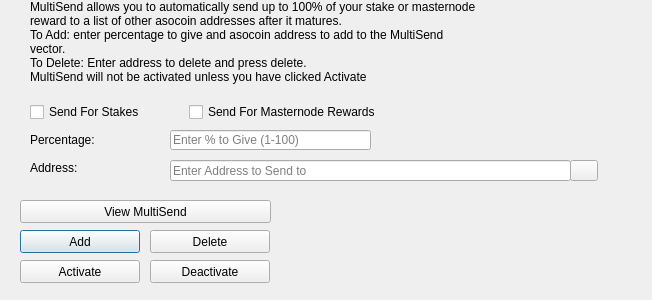
<?xml version="1.0" encoding="UTF-8"?>
<ui version="4.0">
 <class>MultiSendDialog</class>
 <widget class="QDialog" name="MultiSendDialog">
  <property name="windowModality">
   <enum>Qt::NonModal</enum>
  </property>
  <property name="geometry">
   <rect>
    <x>0</x>
    <y>0</y>
    <width>652</width>
    <height>300</height>
   </rect>
  </property>
  <property name="windowTitle">
   <string>MultiSend</string>
  </property>
  <widget class="QLineEdit" name="multiSendPercentEdit">
   <property name="geometry">
    <rect>
     <x>170</x>
     <y>130</y>
     <width>201</width>
     <height>20</height>
    </rect>
   </property>
   <property name="toolTip">
    <string>Enter whole numbers 1 - 100</string>
   </property>
   <property name="placeholderText">
    <string>Enter % to Give (1-100)</string>
   </property>
  </widget>
  <widget class="QLineEdit" name="multiSendAddressEdit">
   <property name="geometry">
    <rect>
     <x>170</x>
     <y>160</y>
     <width>401</width>
     <height>21</height>
    </rect>
   </property>
   <property name="toolTip">
    <string/>
   </property>
   <property name="placeholderText">
    <string>Enter Address to Send to</string>
   </property>
  </widget>
  <widget class="QLabel" name="label_2">
   <property name="geometry">
    <rect>
     <x>30</x>
     <y>0</y>
     <width>451</width>
     <height>121</height>
    </rect>
   </property>
   <property name="lineWidth">
    <number>1</number>
   </property>
   <property name="text">
    <string>MultiSend allows you to automatically send up to 100% of your stake or masternode reward to a list of other asocoin addresses after it matures.
To Add: enter percentage to give and asocoin address to add to the MultiSend vector.
To Delete: Enter address to delete and press delete.
MultiSend will not be activated unless you have clicked Activate</string>
   </property>
   <property name="alignment">
    <set>Qt::AlignLeading|Qt::AlignLeft|Qt::AlignTop</set>
   </property>
   <property name="wordWrap">
    <bool>true</bool>
   </property>
  </widget>
  <widget class="QLabel" name="message">
   <property name="geometry">
    <rect>
     <x>290</x>
     <y>200</y>
     <width>351</width>
     <height>91</height>
    </rect>
   </property>
   <property name="text">
    <string/>
   </property>
  </widget>
  <widget class="QPushButton" name="addButton">
   <property name="geometry">
    <rect>
     <x>20</x>
     <y>230</y>
     <width>120</width>
     <height>23</height>
    </rect>
   </property>
   <property name="toolTip">
    <string/>
   </property>
   <property name="statusTip">
    <string>Add to MultiSend Vector</string>
   </property>
   <property name="text">
    <string>Add</string>
   </property>
  </widget>
  <widget class="QPushButton" name="disableButton">
   <property name="geometry">
    <rect>
     <x>150</x>
     <y>260</y>
     <width>120</width>
     <height>23</height>
    </rect>
   </property>
   <property name="statusTip">
    <string>Deactivate MultiSend</string>
   </property>
   <property name="text">
    <string>Deactivate</string>
   </property>
  </widget>
  <widget class="QPushButton" name="addressBookButton">
   <property name="geometry">
    <rect>
     <x>570</x>
     <y>160</y>
     <width>28</width>
     <height>21</height>
    </rect>
   </property>
   <property name="toolTip">
    <string>Choose an address from the address book</string>
   </property>
   <property name="text">
    <string/>
   </property>
   <property name="icon">
    <iconset resource="../asocoin.qrc">
     <normaloff>:/icons/address-book</normaloff>:/icons/address-book</iconset>
   </property>
   <property name="shortcut">
    <string>Alt+A</string>
   </property>
   <property name="autoDefault">
    <bool>false</bool>
   </property>
  </widget>
  <widget class="QLabel" name="label">
   <property name="geometry">
    <rect>
     <x>30</x>
     <y>130</y>
     <width>121</width>
     <height>20</height>
    </rect>
   </property>
   <property name="toolTip">
    <string>Percentage of stake to send</string>
   </property>
   <property name="text">
    <string>Percentage:</string>
   </property>
  </widget>
  <widget class="QLabel" name="label_5">
   <property name="geometry">
    <rect>
     <x>30</x>
     <y>160</y>
     <width>111</width>
     <height>16</height>
    </rect>
   </property>
   <property name="toolTip">
    <string>Address to send portion of stake to</string>
   </property>
   <property name="text">
    <string>Address:</string>
   </property>
  </widget>
  <widget class="QPushButton" name="deleteButton">
   <property name="geometry">
    <rect>
     <x>150</x>
     <y>230</y>
     <width>120</width>
     <height>23</height>
    </rect>
   </property>
   <property name="toolTip">
    <string/>
   </property>
   <property name="statusTip">
    <string>Delete Address From MultiSend Vector</string>
   </property>
   <property name="text">
    <string>Delete</string>
   </property>
  </widget>
  <widget class="QPushButton" name="activateButton">
   <property name="geometry">
    <rect>
     <x>20</x>
     <y>260</y>
     <width>120</width>
     <height>23</height>
    </rect>
   </property>
   <property name="statusTip">
    <string>Activate MultiSend</string>
   </property>
   <property name="text">
    <string>Activate</string>
   </property>
  </widget>
  <widget class="QPushButton" name="viewButton">
   <property name="geometry">
    <rect>
     <x>20</x>
     <y>200</y>
     <width>251</width>
     <height>23</height>
    </rect>
   </property>
   <property name="toolTip">
    <string/>
   </property>
   <property name="statusTip">
    <string>View MultiSend Vector</string>
   </property>
   <property name="text">
    <string>View MultiSend</string>
   </property>
  </widget>
  <widget class="QWidget" name="horizontalLayoutWidget">
   <property name="geometry">
    <rect>
     <x>30</x>
     <y>100</y>
     <width>351</width>
     <height>24</height>
    </rect>
   </property>
   <layout class="QHBoxLayout" name="horizontalLayout">
    <item>
     <widget class="QCheckBox" name="multiSendStakeCheckBox">
      <property name="text">
       <string>Send For Stakes</string>
      </property>
     </widget>
    </item>
    <item>
     <widget class="QCheckBox" name="multiSendMasternodeCheckBox">
      <property name="text">
       <string>Send For Masternode Rewards</string>
      </property>
     </widget>
    </item>
   </layout>
  </widget>
 </widget>
 <resources>
  <include location="../asocoin.qrc"/>
 </resources>
 <connections/>
</ui>
